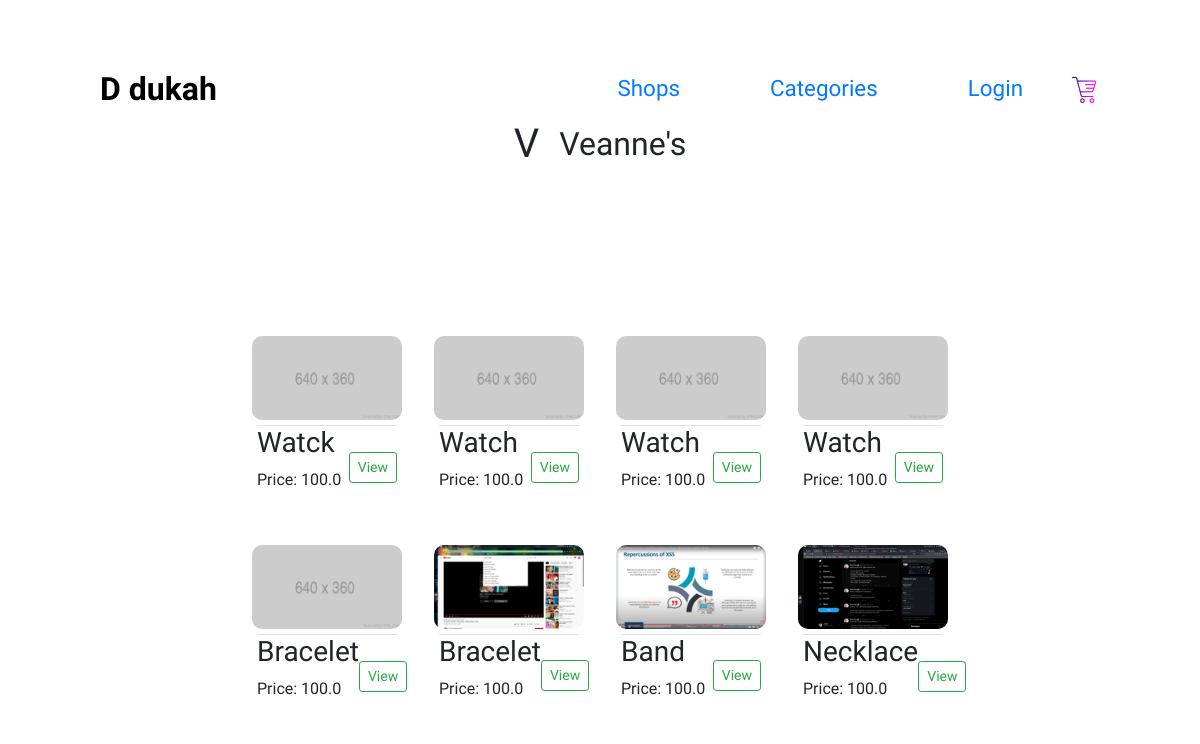
The app's page /shop/Veanne's with its own data.
### shop/models.py (models this page shows, shortened)
class Shop(models.Model):
    name = models.CharField(max_length=200)
    owner = models.ForeignKey(User, on_delete=models.CASCADE)
    products_type = models.CharField(max_length=200)

class Product(models.Model):
    name = models.CharField(max_length=200)
    shop = models.ForeignKey(Shop, on_delete=models.CASCADE)
    image = models.ImageField(null=True, blank=True)
    price = models.DecimalField(max_digits=5, decimal_places=1)
    description = models.CharField(max_length=500)
    @property
    def image_url(self):
        if self.image:
            return getattr(self.image, 'url', None)
        return None

### shop/views.py (the view)
# urls.py: path('shop/<str:shop_name>', shop_dashboard, name='shop_dashboard'),
def shop_dashboard (request, shop_name):
    shop = Shop.objects.filter(name=shop_name).first()
    if shop.owner == request.user:
        isOwner = True
    else:
        isOwner = False
    products = list(Product.objects.filter(shop=shop))
    context = {
        'shop': shop,
        'logo': shop.name[0],
        'products': products,
        'isOwner': isOwner
    }
    if shop:
        return render(request, 'shop/shop_dashboard.html', context)
    else:
        return HttpResponseNotFound('Shop does not exist')

### templates/shop/shop_dashboard.html (shortened to what this page needs)
{% extends 'base.html' %}
{% load static %}
{% block content %}
<div class="shop-dashboard">
    <div class="shop-name">
        <h1 class="logo">{{logo}}</h1>
        <h2>{{shop.name}}</h2>
    </div>
    <div class="store">
        {% for product in products %}
        <div class="product">
            {% if product.image %}
                <img src="{{product.image_url}}" alt="placeholder">
            {% else %}
                <img src="{% static 'images/placeholder.png' %}" alt="placeholder">
            {% endif %}
            <div class="product-description border-top">
                <div>
                    <h3>{{product.name}}</h3>
                    <p>Price: {{product.price}}</p>
                </div>
                <div>
                        <a href="{% url 'product_detail' product.id %}" class="btn btn-sm btn-outline-success update-cart">View</a>
                </div>
            </div>
        </div>
        {% endfor %}
    </div>
</div>
{% endblock %}

### static/css/main.css (style rules this page uses)
* { margin: 0; padding: 0; box-sizing: border-box; font-family: 'League Spartan', sans-serif; }
body { max-width: 100vw; min-height: 100vh; width: 100vw; }
.store { margin: 20px 50px; width: 100%; display: grid; grid-template-columns: repeat(4, 15%); place-content: center; column-gap: 2em; row-gap: 2em; position: relative; top: 110px; }
.product { width: 100%; }
.product img { width: 100%; border-radius: 10px; }
.product-description { margin: 5px 5px; display: flex; align-items: center; justify-content: space-between; }
.user-shops, .shop-dashboard { margin: 20px 100px; }
.shop-name { display: flex; justify-content: center; align-items: center; }
.shop-name h1 { margin-right: 20px; }
.shop-name .logo { font-size: 2.5em; font-family: 'Dancing Script', cursive; }
.shop-dashboard .store { margin: 50px 0; }

### records on screen
Shop: name "Veanne's"
Product: name "Watck", price "100.0"
Product: name "Watch", price "100.0"
Product: name "Watch", price "100.0"
Product: name "Watch", price "100.0"
Product: name "Bracelet", price "100.0"
Product: image_url (picture), name "Bracelet", price "100.0"
Product: image_url (picture), name "Band", price "100.0"
Product: image_url (picture), name "Necklace", price "100.0"

### other values on screen
{{ logo }} "V"
